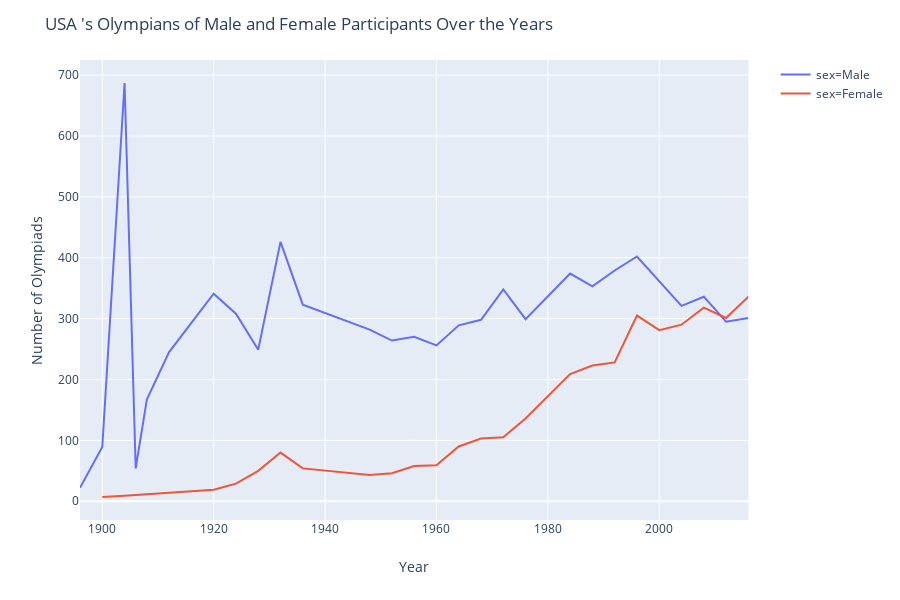
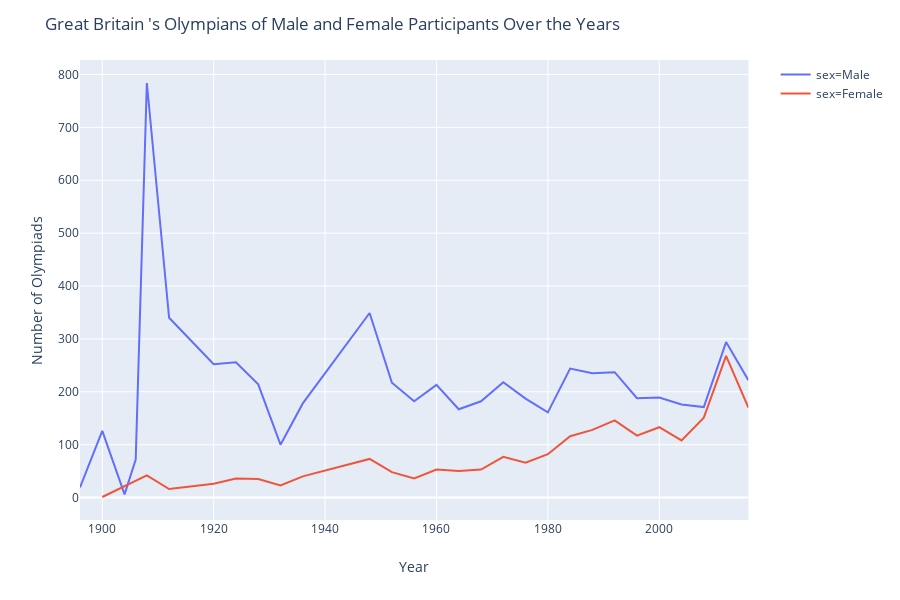
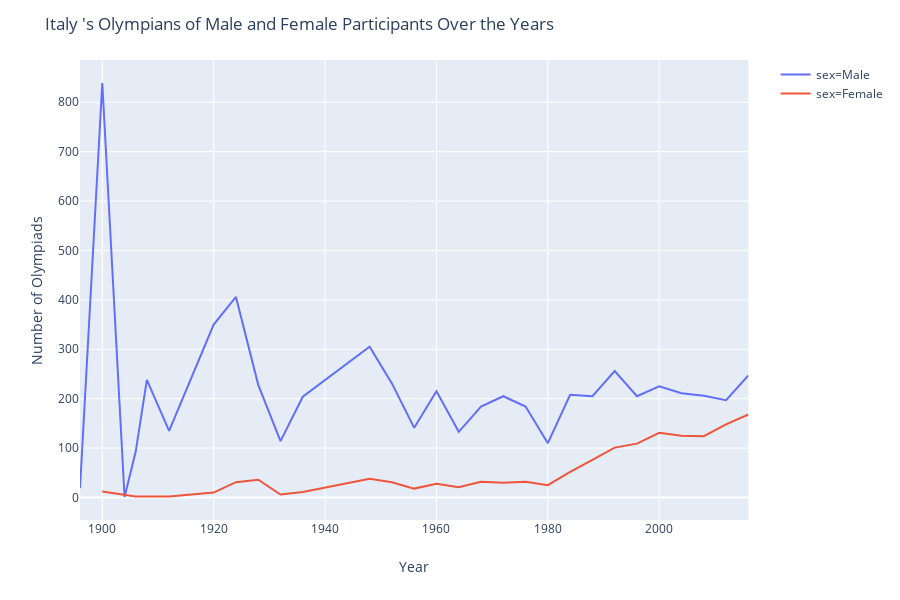
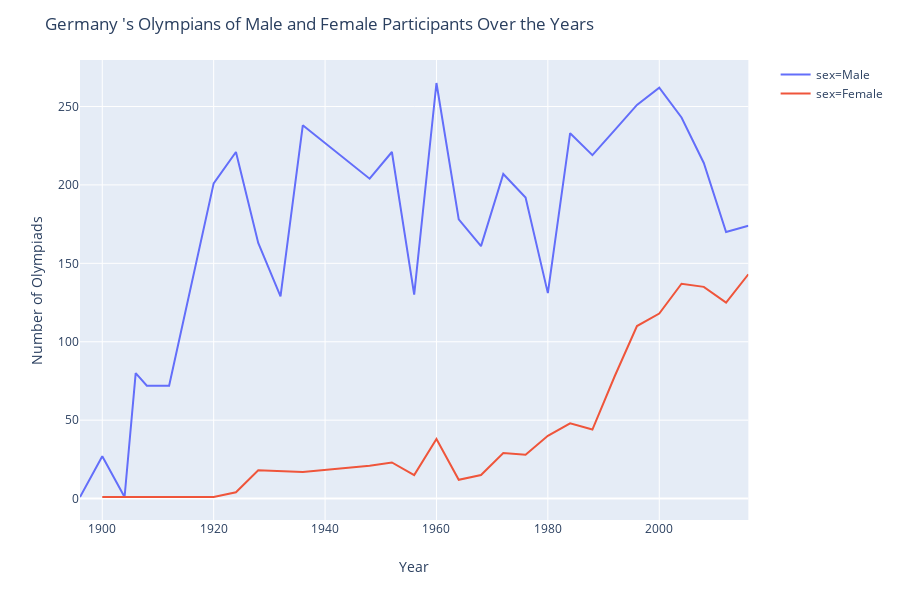

Write notebook code for charts like these, in order.
### Code cell
nation = ['USA', 'GBR', 'FRA', 'ITA', 'GER', 'CAN', 'SWE', 'AUS', 'JPN', 'URS', 'CHN']
country = ['USA', 'Great Britain','France', 'Italy', 'Germany', 'Canada', 'Sweden',
          'Australia', 'Japan', 'China']
for n,c in zip(nation, country):
    t = ' '.join([c,'\'s Olympians of Male and Female Participants Over the Years'])
    fig = px.line(
        df[(df.noc == n) & (df.season == 'Summer')]
        .groupby(['year', 'sex']).count().reset_index(),
        x='year', y="sport", color = "sex")
    fig.update_layout(title= t,
                       xaxis_title='Year',
                       yaxis_title='Number of Olympians')
    fig.show()

### Figure 1 — Plotly figure (JSON) as saved in the notebook; plotly's stock layout.template omitted (floating-point values rounded to 4 significant figures)
{"data": [{"hoverlabel": {"namelength": 0}, "hovertemplate": "sex=Male<br>year=%{x}<br>sport=%{y}", "legendgroup": "sex=Male", "line": {"color": "#636efa", "dash": "solid"}, "mode": "lines", "name": "sex=Male", "showlegend": true, "type": "scatter", "x": [1896, 1900, 1904, 1906, 1908, 1912, 1920, 1924, 1928, 1932, 1936, 1948, 1952, 1956, 1960, 1964, 1968, 1972, 1976, 1984, 1988, 1992, 1996, 2000, 2004, 2008, 2012, 2016], "xaxis": "x", "y": [22, 89, 687, 54, 167, 245, 341, 308, 249, 426, 323, 282, 264, 270, 256, 289, 298, 348, 299, 374, 353, 379, 402, 361, 321, 336, 295, 301], "yaxis": "y"}, {"hoverlabel": {"namelength": 0}, "hovertemplate": "sex=Female<br>year=%{x}<br>sport=%{y}", "legendgroup": "sex=Female", "line": {"color": "#EF553B", "dash": "solid"}, "mode": "lines", "name": "sex=Female", "showlegend": true, "type": "scatter", "x": [1900, 1904, 1920, 1924, 1928, 1932, 1936, 1948, 1952, 1956, 1960, 1964, 1968, 1972, 1976, 1984, 1988, 1992, 1996, 2000, 2004, 2008, 2012, 2016], "xaxis": "x", "y": [7, 9, 19, 29, 50, 80, 54, 43, 46, 58, 59, 90, 103, 105, 136, 209, 223, 228, 305, 281, 290, 318, 301, 336], "yaxis": "y"}], "layout": {"height": 600, "legend": {"tracegroupgap": 0}, "margin": {"t": 60}, "title": {"text": "USA 's Olympians of Male and Female Participants Over the Years"}, "xaxis": {"anchor": "y", "domain": [0, 0.98], "title": {"text": "Year"}}, "yaxis": {"anchor": "x", "domain": [0, 1], "title": {"text": "Number of Olympiads"}}}}

### Figure 2 — Plotly figure (JSON) as saved in the notebook; plotly's stock layout.template omitted (floating-point values rounded to 4 significant figures)
{"data": [{"hoverlabel": {"namelength": 0}, "hovertemplate": "sex=Male<br>year=%{x}<br>sport=%{y}", "legendgroup": "sex=Male", "line": {"color": "#636efa", "dash": "solid"}, "mode": "lines", "name": "sex=Male", "showlegend": true, "type": "scatter", "x": [1896, 1900, 1904, 1906, 1908, 1912, 1920, 1924, 1928, 1932, 1936, 1948, 1952, 1956, 1960, 1964, 1968, 1972, 1976, 1980, 1984, 1988, 1992, 1996, 2000, 2004, 2008, 2012, 2016], "xaxis": "x", "y": [19, 126, 6, 72, 784, 340, 252, 256, 214, 100, 178, 349, 217, 182, 213, 167, 182, 218, 187, 161, 244, 235, 237, 188, 189, 176, 171, 294, 222], "yaxis": "y"}, {"hoverlabel": {"namelength": 0}, "hovertemplate": "sex=Female<br>year=%{x}<br>sport=%{y}", "legendgroup": "sex=Female", "line": {"color": "#EF553B", "dash": "solid"}, "mode": "lines", "name": "sex=Female", "showlegend": true, "type": "scatter", "x": [1900, 1908, 1912, 1920, 1924, 1928, 1932, 1936, 1948, 1952, 1956, 1960, 1964, 1968, 1972, 1976, 1980, 1984, 1988, 1992, 1996, 2000, 2004, 2008, 2012, 2016], "xaxis": "x", "y": [1, 42, 16, 26, 36, 35, 23, 40, 73, 48, 36, 53, 50, 53, 77, 66, 82, 116, 128, 146, 117, 133, 108, 151, 268, 170], "yaxis": "y"}], "layout": {"height": 600, "legend": {"tracegroupgap": 0}, "margin": {"t": 60}, "title": {"text": "Great Britain 's Olympians of Male and Female Participants Over the Years"}, "xaxis": {"anchor": "y", "domain": [0, 0.98], "title": {"text": "Year"}}, "yaxis": {"anchor": "x", "domain": [0, 1], "title": {"text": "Number of Olympiads"}}}}

### Figure 3 — Plotly figure (JSON) as saved in the notebook; plotly's stock layout.template omitted (floating-point values rounded to 4 significant figures)
{"data": [{"hoverlabel": {"namelength": 0}, "hovertemplate": "sex=Male<br>year=%{x}<br>sport=%{y}", "legendgroup": "sex=Male", "line": {"color": "#636efa", "dash": "solid"}, "mode": "lines", "name": "sex=Male", "showlegend": true, "type": "scatter", "x": [1896, 1900, 1904, 1906, 1908, 1912, 1920, 1924, 1928, 1932, 1936, 1948, 1952, 1956, 1960, 1964, 1968, 1972, 1976, 1980, 1984, 1988, 1992, 1996, 2000, 2004, 2008, 2012, 2016], "xaxis": "x", "y": [19, 839, 1, 93, 238, 135, 350, 406, 228, 114, 204, 305, 231, 141, 215, 133, 184, 205, 184, 110, 208, 205, 256, 205, 225, 211, 206, 197, 247], "yaxis": "y"}, {"hoverlabel": {"namelength": 0}, "hovertemplate": "sex=Female<br>year=%{x}<br>sport=%{y}", "legendgroup": "sex=Female", "line": {"color": "#EF553B", "dash": "solid"}, "mode": "lines", "name": "sex=Female", "showlegend": true, "type": "scatter", "x": [1900, 1906, 1912, 1920, 1924, 1928, 1932, 1936, 1948, 1952, 1956, 1960, 1964, 1968, 1972, 1976, 1980, 1984, 1988, 1992, 1996, 2000, 2004, 2008, 2012, 2016], "xaxis": "x", "y": [12, 2, 2, 10, 31, 36, 6, 11, 38, 31, 18, 28, 21, 32, 30, 32, 25, 52, 76, 101, 109, 131, 125, 124, 148, 168], "yaxis": "y"}], "layout": {"height": 600, "legend": {"tracegroupgap": 0}, "margin": {"t": 60}, "title": {"text": "Italy 's Olympians of Male and Female Participants Over the Years"}, "xaxis": {"anchor": "y", "domain": [0, 0.98], "title": {"text": "Year"}}, "yaxis": {"anchor": "x", "domain": [0, 1], "title": {"text": "Number of Olympiads"}}}}

### Figure 4 — Plotly figure (JSON) as saved in the notebook; plotly's stock layout.template omitted (floating-point values rounded to 4 significant figures)
{"data": [{"hoverlabel": {"namelength": 0}, "hovertemplate": "sex=Male<br>year=%{x}<br>sport=%{y}", "legendgroup": "sex=Male", "line": {"color": "#636efa", "dash": "solid"}, "mode": "lines", "name": "sex=Male", "showlegend": true, "type": "scatter", "x": [1896, 1900, 1904, 1906, 1908, 1912, 1920, 1924, 1928, 1932, 1936, 1948, 1952, 1956, 1960, 1964, 1968, 1972, 1976, 1980, 1984, 1988, 1992, 1996, 2000, 2004, 2008, 2012, 2016], "xaxis": "x", "y": [1, 27, 1, 80, 72, 72, 201, 221, 163, 129, 238, 204, 221, 130, 265, 178, 161, 207, 192, 131, 233, 219, 235, 251, 262, 243, 214, 170, 174], "yaxis": "y"}, {"hoverlabel": {"namelength": 0}, "hovertemplate": "sex=Female<br>year=%{x}<br>sport=%{y}", "legendgroup": "sex=Female", "line": {"color": "#EF553B", "dash": "solid"}, "mode": "lines", "name": "sex=Female", "showlegend": true, "type": "scatter", "x": [1900, 1920, 1924, 1928, 1936, 1948, 1952, 1956, 1960, 1964, 1968, 1972, 1976, 1980, 1984, 1988, 1992, 1996, 2000, 2004, 2008, 2012, 2016], "xaxis": "x", "y": [1, 1, 4, 18, 17, 21, 23, 15, 38, 12, 15, 29, 28, 40, 48, 44, 78, 110, 118, 137, 135, 125, 143], "yaxis": "y"}], "layout": {"height": 600, "legend": {"tracegroupgap": 0}, "margin": {"t": 60}, "title": {"text": "Germany 's Olympians of Male and Female Participants Over the Years"}, "xaxis": {"anchor": "y", "domain": [0, 0.98], "title": {"text": "Year"}}, "yaxis": {"anchor": "x", "domain": [0, 1], "title": {"text": "Number of Olympiads"}}}}
